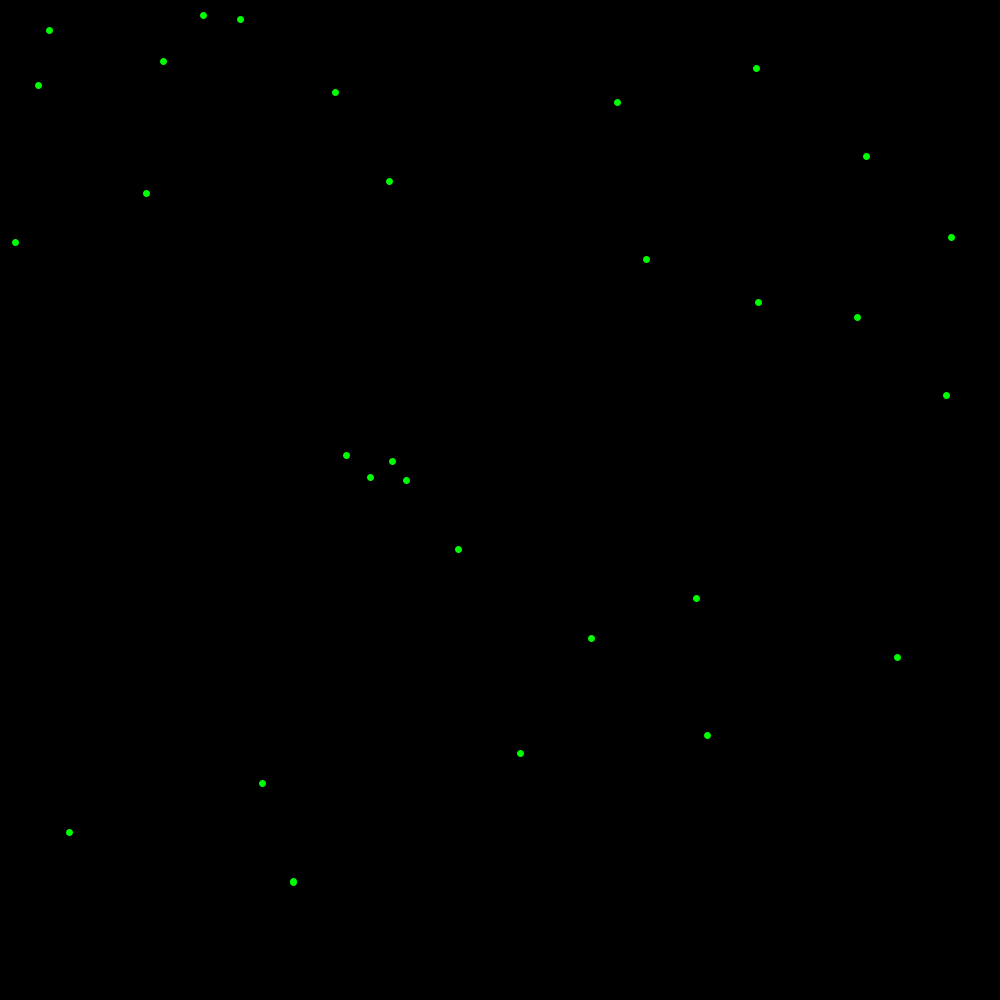
Frame 1 (no input)
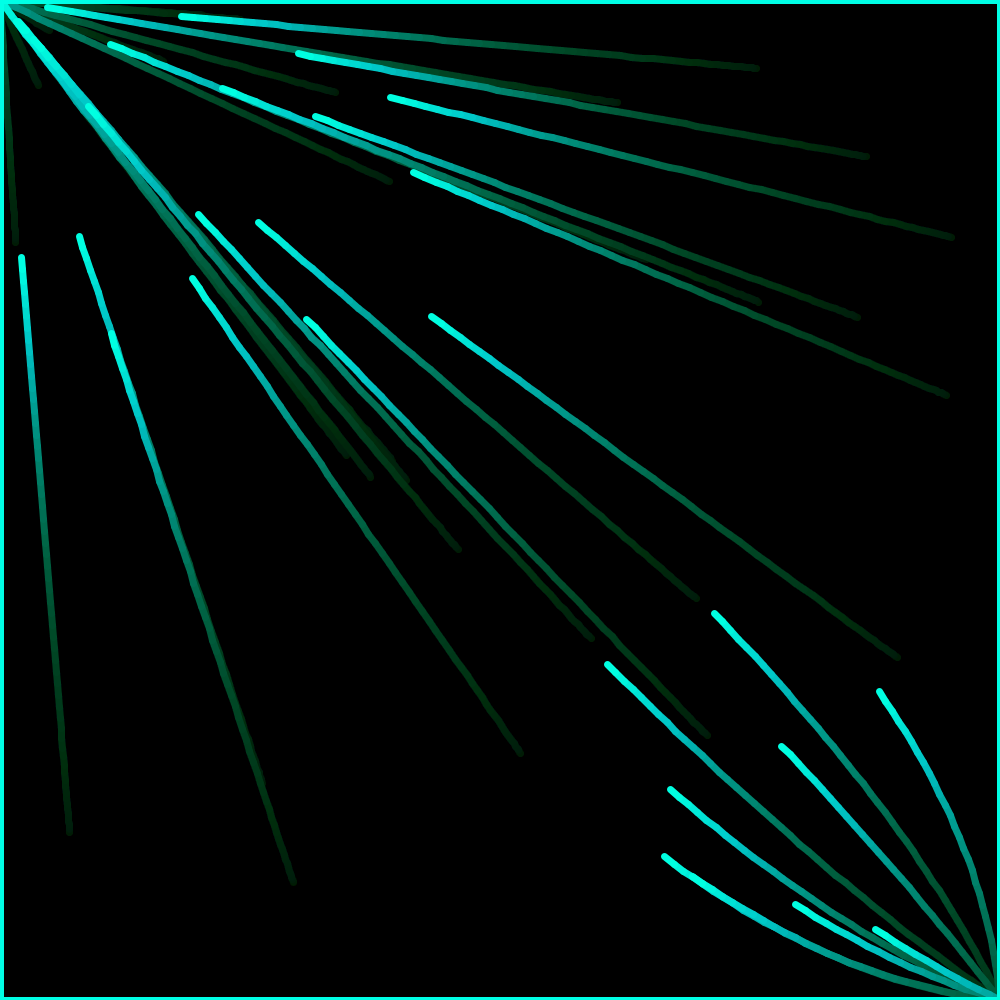
Frame 60 (the mouse pressed at the canvas centre just before this capture)
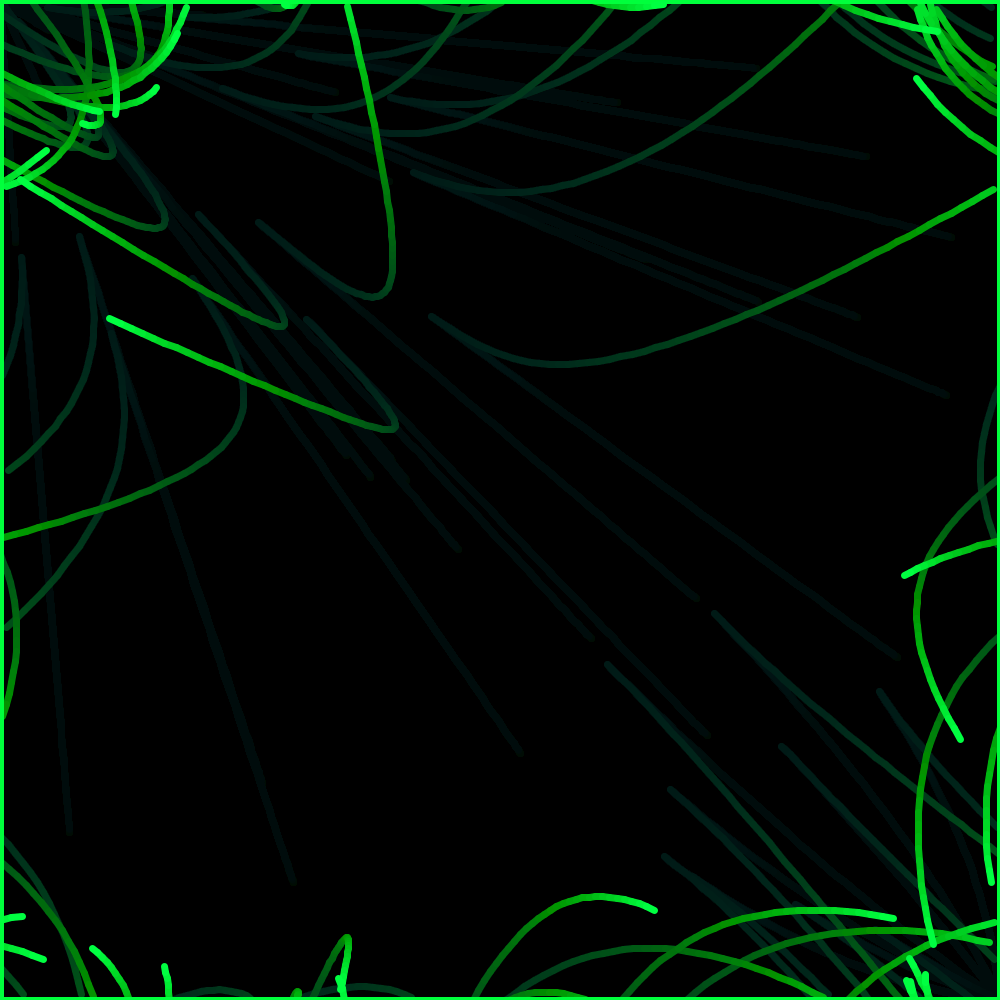
Frame 120 (the mouse held since frame 60 and released just before this capture)

The Processing sketch that drew these frames (run headless with seeded random() and noise(); from frame 60 on, the mouse is pressed at the canvas centre):

// Processing sketch: bouncingLines
// ── bouncingLines.pde
ArrayList<ball> balls = new ArrayList<ball>();
int numberOfBalls = 30;
int time = millis();
int c_3 = 0;
int c_1 = 0;
int color_change = 5;

void setup() {
  size(1000, 1000);
  background(0, 0, 0);
  frameRate(30);
  strokeWeight(7);
  for(int i = 0; i < numberOfBalls; i++) {
    ball b = new ball(12);
    balls.add(b);
  }
  time = millis();
}

void draw() {
  fill(0, 0, 0, 10);
  rect(0, 0, width, height);
  stroke(c_1, 255, c_3);
  c_1 -= color_change;
  c_3 += color_change;
  if(c_3 > 255 || c_3 < 0) {
     color_change *= -1; 
  }
  float elapsedTime = millis() - time;
  //background(0, 0, 0);
  for(int i = 0; i < balls.size(); i++) {
     balls.get(i).update(elapsedTime);
     balls.get(i).draw();
  }
  time = millis();
}



class ball {
  PVector location;
  PVector lastLocation;
  PVector direction;
  float topSpeed;
  ball(float Speed) {
    location = new PVector(random(width), random(height));
    lastLocation = location;
    direction = new PVector(0, 0);
    topSpeed = Speed;
  }
  
  void update(float elapsedTime) {
      lastLocation = location.copy();
      PVector mouseDirection = new PVector(mouseX, mouseY);
      PVector dir = PVector.sub(mouseDirection, location);
      dir.normalize();
      dir.mult(0.5);
     
      
      direction.add(dir);
      
      direction.limit(topSpeed);
      if(mousePressed == false) {
        location.add(direction.copy().mult(elapsedTime / 33));
      }else{
        location.sub(direction.copy().mult(elapsedTime / 33));
      }
      checkEdges();
  }
  void checkEdges() {
    if (location.x > width) {
      location.x = 0;
      lastLocation = location.copy();
    } else if (location.x < 0) {
      location.x = width;
      lastLocation = location.copy();
    }
 
    if (location.y > height) {
      location.y = 0;
      lastLocation = location.copy();
    }  else if (location.y < 0) {
      location.y = height;
      lastLocation = location.copy();
    }
  }
  void draw() {
     line(lastLocation.x, lastLocation.y, location.x, location.y);
  }
}
